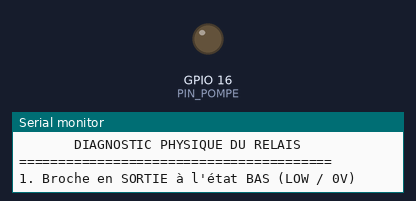
This sketch was run on a simulated ESP32. Parts: output pins drawn as LEDs (lit = HIGH), the last lines printed to the serial monitor.

Above: at 3.5 s.
At 11.0 s:
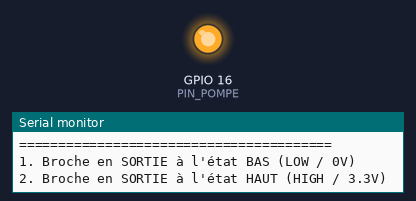
Timing chart, 0 to 20.5 s (numbered marks = the images above):
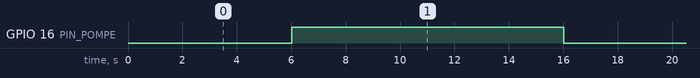

Measured:
- by itself, GPIO 16 (PIN_POMPE): alternates HIGH for 10.0 s and LOW for 5.0 s

The sketch:

test_relay_only.ino
```cpp
/*
  Test simple pour déterminer l'état électrique du relais
  Téléversez ce code et observez le comportement de la pompe et de la LED du relais.
*/

#include <Arduino.h>

#define PIN_POMPE 16

void setup() {
  Serial.begin(115200);
  delay(1000);
  Serial.println(F("\n========================================"));
  Serial.println(F("       DIAGNOSTIC PHYSIQUE DU RELAIS    "));
  Serial.println(F("========================================"));
}

void loop() {
  // État 1 : Sortie active à 0V
  Serial.println(F("1. Broche en SORTIE à l'état BAS (LOW / 0V)"));
  pinMode(PIN_POMPE, OUTPUT);
  digitalWrite(PIN_POMPE, LOW);
  delay(5000);

  // État 2 : Sortie active à 3.3V
  Serial.println(F("2. Broche en SORTIE à l'état HAUT (HIGH / 3.3V)"));
  pinMode(PIN_POMPE, OUTPUT);
  digitalWrite(PIN_POMPE, HIGH);
  delay(5000);

  // État 3 : Haute impédance (flottant)
  Serial.println(F("3. Broche en ENTRÉE (INPUT / Haute impédance / Flottant)"));
  pinMode(PIN_POMPE, INPUT);
  delay(5000);

  Serial.println(F("----------------------------------------"));
}
```
